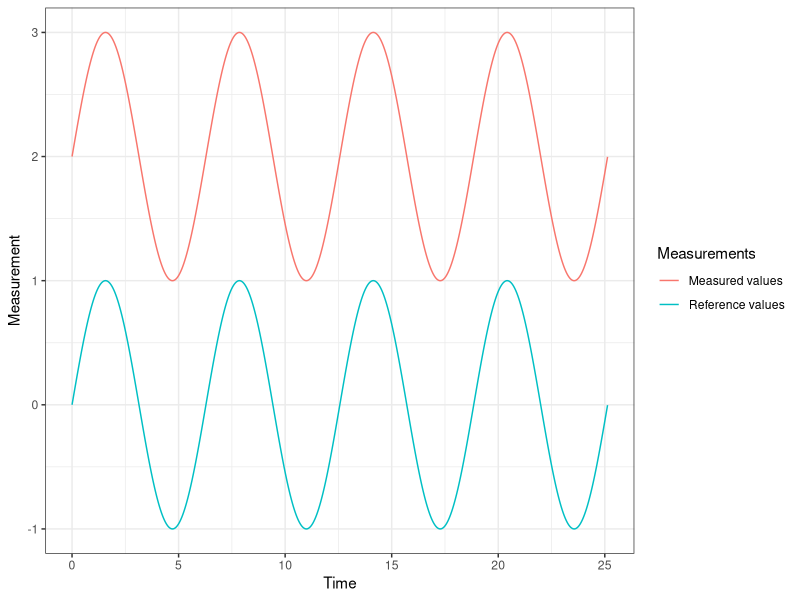
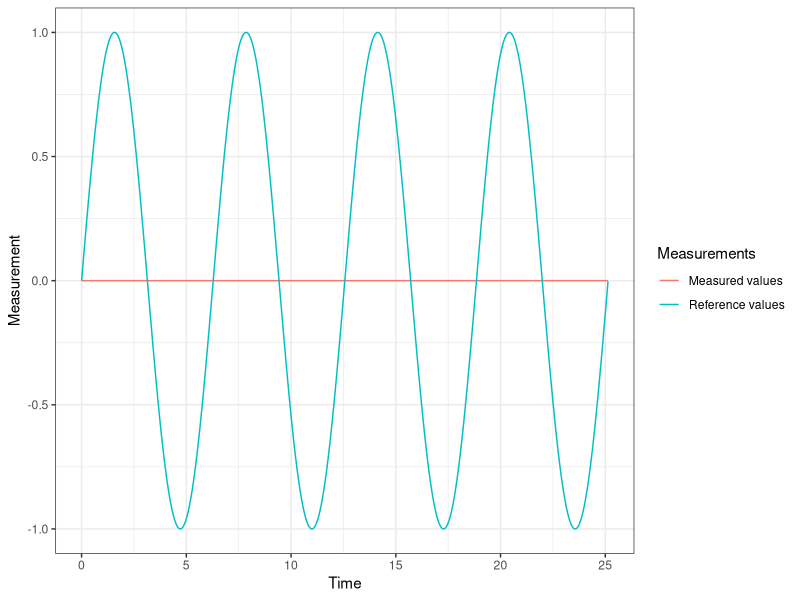
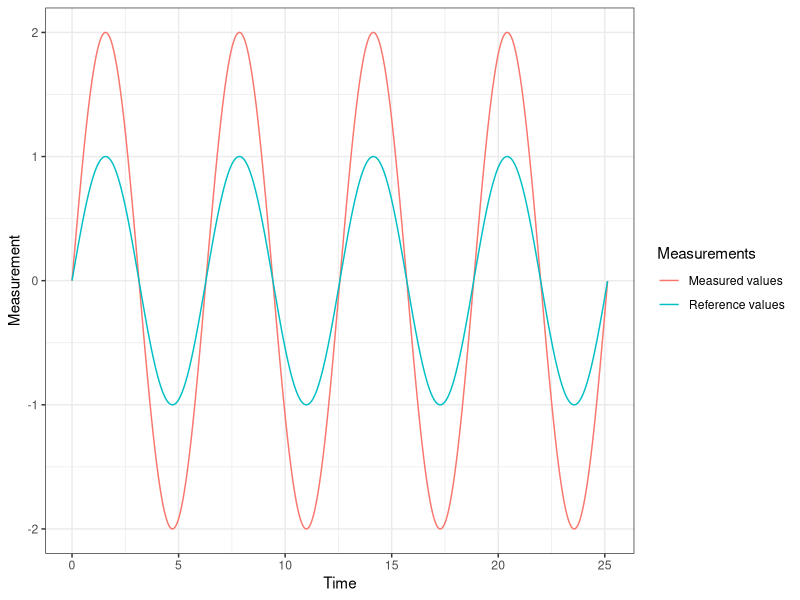
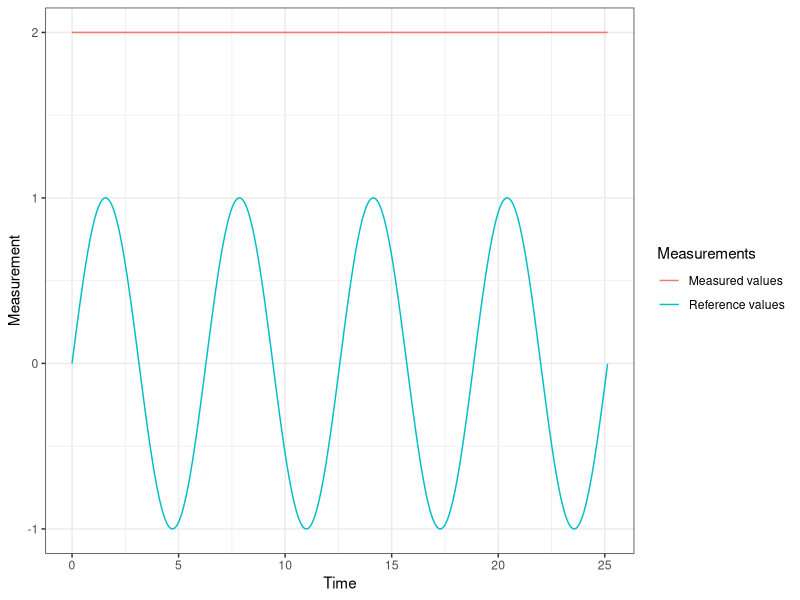

Generate these figures, in order, with R:
## ---- chunk 1

library(tidyverse)

## ---- chunk 2
x <- seq(0, 8*pi, 0.01)
y <- sin(x) +2
z <- sin(x)
a <- 0
b <- 2*sin(x)
c <- 2

plot <- data.frame(x = x, y = y, z = z) |>
    pivot_longer(-x) |>
    ggplot(aes(x, value, colour = name)) +
    geom_line()  +
    xlab("Time") + ylab(paste("Measurement")) + scale_color_discrete(name="Measurements",
                         breaks=c("y", "z"),
                         labels=c("Measured values", "Reference values")) + theme_bw()

plot

plot2 <- data.frame(x = x, y = a, z = z) |>
    pivot_longer(-x) |>
    ggplot(aes(x, value, colour = name)) +
    geom_line() +
    xlab("Time") + ylab(paste("Measurement"))  + scale_color_discrete(name="Measurements",
                         breaks=c("y", "z"),
                         labels=c("Measured values", "Reference values")) + theme_bw()


plot2

plot3 <- data.frame(x = x, y = b, z = z) |>
    pivot_longer(-x) |>
    ggplot(aes(x, value, colour = name)) +
    geom_line()  +
    xlab("Time") + ylab(paste("Measurement"))  + scale_color_discrete(name="Measurements",
                         breaks=c("y", "z"),
                         labels=c("Measured values", "Reference values")) + theme_bw()


plot3

plot4 <- data.frame(x = x, y = c, z = z) |>
    pivot_longer(-x) |>
    ggplot(aes(x, value, colour = name)) +
    geom_line()  +
    xlab("Time") + ylab(paste("Measurement"))  + scale_color_discrete(name="Measurements",
                         breaks=c("y", "z"),
                         labels=c("Measured values", "Reference values")) + theme_bw()


plot4

